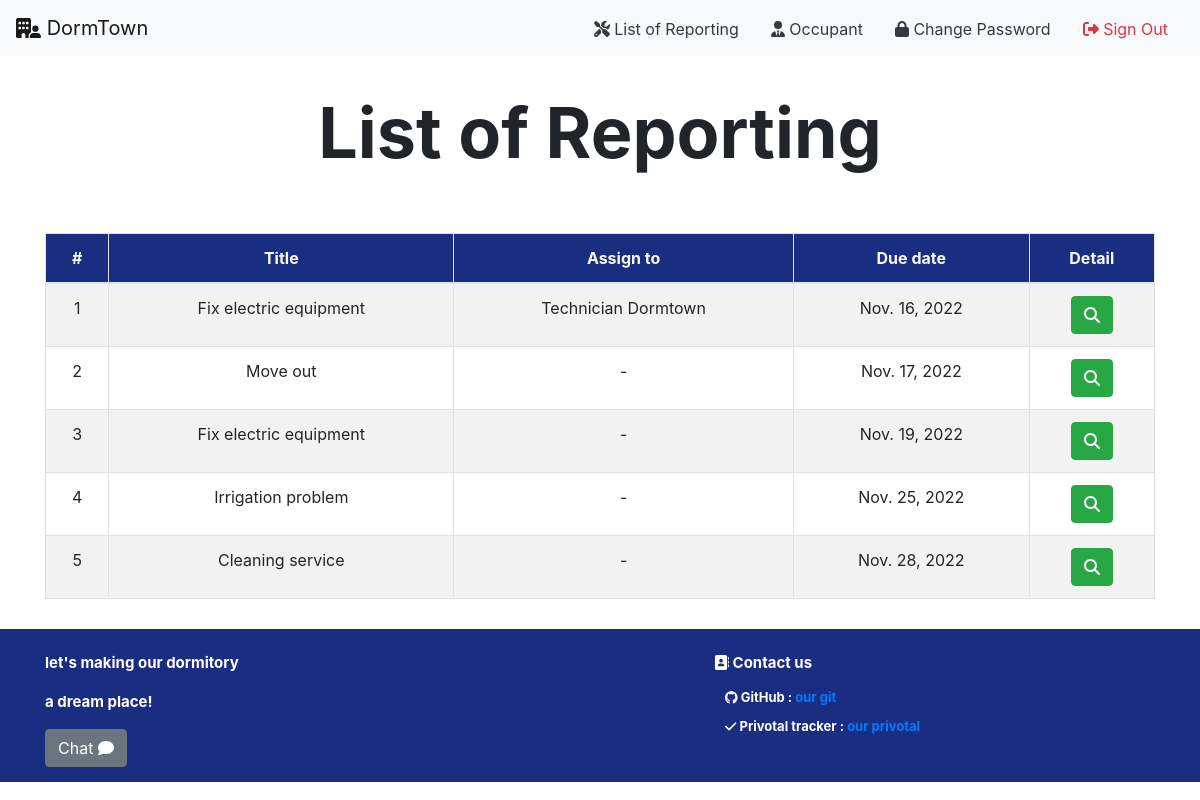
The page /occupant/report/all (signed in) on the database as committed earlier.
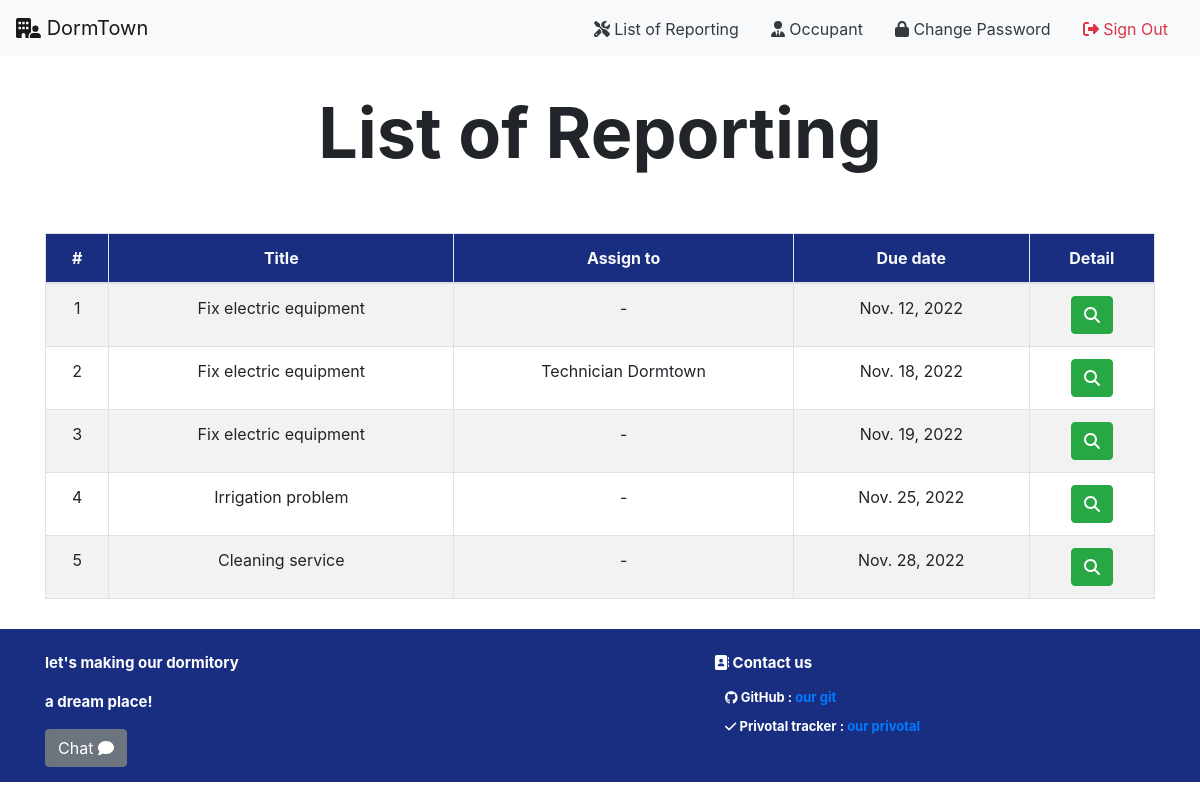
The same page on the database as committed later.
### occupant/models.py (models this page shows, shortened)
class Report(models.Model):
    from_user_id = models.ForeignKey(
        User, on_delete=models.CASCADE, related_name="from_user_id")
    problem_type_id = models.ForeignKey(
        ProblemType, on_delete=models.CASCADE, related_name="problem_type_id")
    due_date = models.DateField()
    note = models.CharField(max_length=150)
    status_id = models.ForeignKey(
        StatusType, on_delete=models.CASCADE, related_name="status_id")
    assign_to_id = models.ForeignKey(
        User, on_delete=models.CASCADE, related_name="assign_to_id", null=True)
    role_id = models.ForeignKey(
        Role, on_delete=models.CASCADE, related_name="reported_role_id", null=True)

class ProblemType(models.Model):
    problem_name = models.CharField(max_length=30)
    def __str__(self):
        return f'{ self.problem_name }'

### occupant/views.py (the view)
# urls.py: path('report/all', views.list_report, name='list_report'),
def list_report(request):
    if not request.user.is_authenticated:
        return render(request, 'users/login.html', status=403)
    try:
        user = User.objects.get(pk=request.user.id)
        user_info = get_object_or_404(UserInfo, user_id=user)
        reports = Report.objects.filter(from_user_id=user).order_by('due_date')
    except:
        return render(request, 'rooms/500.html', status=500)
    return render(request, 'occupant/list_report.html', {
        'header': 'List of Report',
        'user_info': user_info,
        'reports': reports
    })

### occupant/templates/occupant/list_report.html
{% extends 'occupant/layout.html' %}
{% block body %}
<div class="text-center mt-4">
    <p class="header">List of Reporting</p>
</div>
<div class="container">
    <div class="py-3"></div>
    <table class="table table-bordered text-center table-striped">
        <thead class="text-light" style="background-color: #192e80;">
            <tr>
                <th>#</th>
                <th>Title</th>
                <th>Assign to</th>
                <th>Due date</th>
                <th>Detail</th>
            </tr>
        </thead>
        <tbodt>
            {% for report in reports %}
            <tr>
                <td>{{ forloop.counter }}</td>
                <td>{{ report.problem_type_id }}</td>
                {% if report.assign_to_id %}
                    <td>{{ report.assign_to_id.first_name }} {{ report.assign_to_id.last_name }}</td>
                {% else %}
                    <td>-</td>
                {% endif %}
                <td>{{ report.due_date }}</td>
                <td>
                    <a class="btn btn-success text-white" href="{% url 'occupant:get_report' report.id %}">
                        <i class="fa-solid fa-magnifying-glass"></i>
                    </a>
                </td>
            </tr>
            {% empty %}
            <tr>
                <td colspan="5"><i>No Data</i></td>
            </tr>
            {% endfor %}
        </tbodt>
    </table>
</div>
{% endblock %}

Rows that differ between the two databases and show on the page:
removed Report: problem_type_id "Move out", due_date "Nov. 17, 2022"
added Report: problem_type_id "Fix electric equipment", due_date "Nov. 12, 2022"
changed Report "Technician": due_date "Nov. 16, 2022" → "Nov. 18, 2022"
